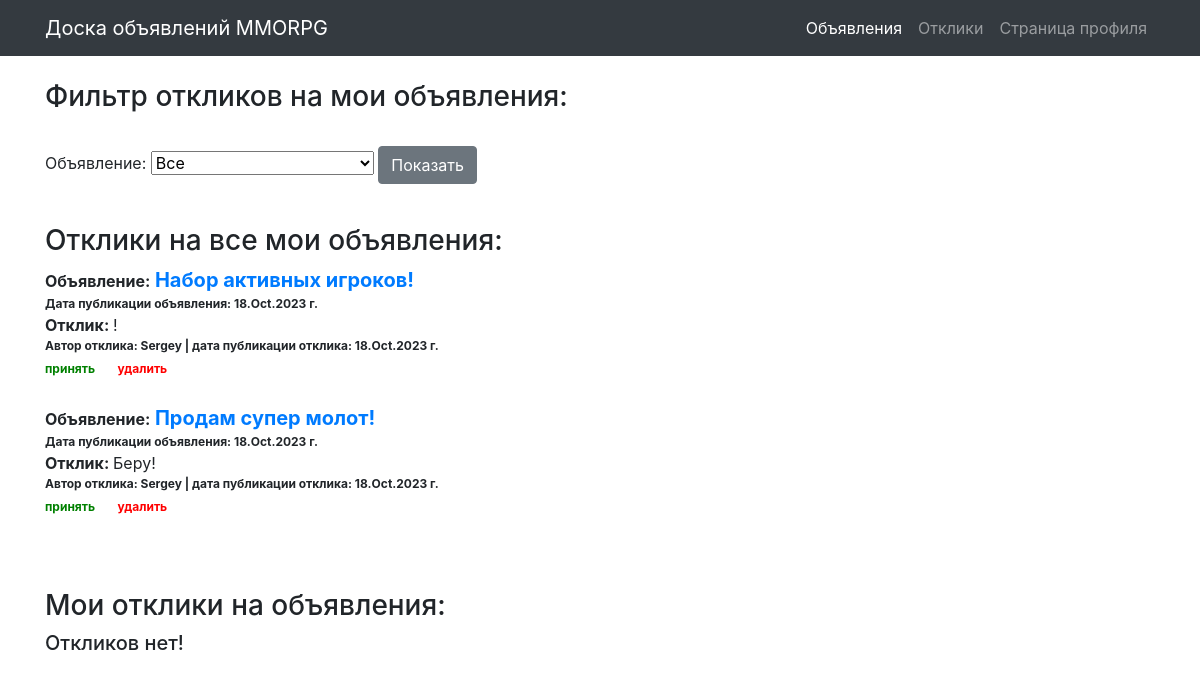
The app's page /responses (signed in) with its own data.
### board/models.py (models this page shows)
class Response(models.Model):
    author = models.ForeignKey(User, on_delete=models.CASCADE)
    post = models.ForeignKey(Post, on_delete=models.CASCADE)
    text = models.TextField(verbose_name='Текст')
    status = models.BooleanField(default=False)
    dateCreation = models.DateTimeField(auto_now_add=True)

class Post(models.Model):
    author = models.ForeignKey(User, on_delete=models.CASCADE)
    CAT = (('tanks', 'Танки'),
           ('healers', 'Хилы'),
           ('damage_dealers', 'ДД'),
           ('dealers', 'Торговцы'),
           ('gildmasters', 'Гилдмастеры'),
           ('quest_givers', 'Квестгиверы'),
           ('blacksmiths', 'Кузнецы'),
           ('tanners', 'Кожевники'),
           ('potion_makers', 'Зельевары'),
           ('spell_masters', 'Мастера заклинаний'))
    category = models.CharField(max_length=15, choices=CAT, verbose_name='Категория')
    dateCreation = models.DateTimeField(auto_now_add=True)
    title = models.CharField(max_length=256, verbose_name='Название')
    text = RichTextField()

### board/views.py (the view, shortened to what this page needs)
# urls.py: path('responses', Responses.as_view(), name='responses'),
class Responses(LoginRequiredMixin, ListView):
    model = Response
    template_name = 'responses.html'
    context_object_name = 'responses'
    def get_context_data(self, **kwargs):
        context = super(Responses, self).get_context_data(**kwargs)
        global title
        """
        Далее в условии - если пользователь попал на страницу через ссылку из письма, в которой содержится
        ID поста для фильтра - фильтр работает по этому ID
        """
        if self.kwargs.get('pk') and Post.objects.filter(id=self.kwargs.get('pk')).exists():
            title = str(Post.objects.get(id=self.kwargs.get('pk')).title)
            print(title)
        context['form'] = ResponsesFilterForm(self.request.user, initial={'title': title})
        context['title'] = title
        if title:
            post_id = Post.objects.get(title=title)
            context['filter_responses'] = list(Response.objects.filter(post_id=post_id).order_by('-dateCreation'))
            context['response_post_id'] = post_id.id
        else:
            context['filter_responses'] = list(Response.objects.filter(post_id__author_id=self.request.user).order_by('-dateCreation'))
        context['myresponses'] = list(Response.objects.filter(author_id=self.request.user).order_by('-dateCreation'))
        return context

### board/forms.py
class ResponsesFilterForm(forms.Form):
    def __init__(self, user, *args, **kwargs):
        super(ResponsesFilterForm, self).__init__(*args, **kwargs)
        self.fields['title'] = forms.ModelChoiceField(
            label='Объявление',
            queryset=Post.objects.filter(author_id=user.id).order_by('-dateCreation').values_list('title', flat=True),
            empty_label="Все",
            required=False
        )

### templates/responses.html (shortened to what this page needs)
{% extends 'default.html' %}
{% load bootstrap4 %}
{% block content %}
    <br>
    <h3>Фильтр откликов на мои объявления:</h3><br>
	<form method="POST">
        {{ form }}
		<input class="btn btn-secondary" type="submit" value="Показать">
	</form><br>
    {% if title %}
        <h3>Oтклики на мое объявление</h3>
        <a href="/post/{{ response_post_id }}" style="font-size: 20px;"><b>{{ title }}:</b></a><br>
        {% if filter_responses %}
            {% for response in filter_responses %}
                <a><b>Отклик: </b></a>{{ response.text }}<br>
                <span style="font-size: 12px;"><b>Автор отклика: {{ response.author.username }} |
                    дата публикации отклика: {{ response.dateCreation|date:'d.M.Y' }} г.</b></span><br>
                {% if response.status == False %}
                    <a href="/response/accept/{{ response.id }}" style="font-size: 12px; color:green"><b>Принять</b></a>
                    <a>&nbsp;&nbsp;&nbsp;</a>
                    <a href="/response/delete/{{ response.id }}" style="font-size: 12px; color:red"><b>Удалить</b></a>
                {% else %}
                    <a style="font-size: 14px; color:green"><b>Отклик принят</b></a>
                {% endif %}
                <br><br>
            {% endfor %}
        {% else %}
            <br>
            <h5>Откликов нет!</h5>
        {% endif %}
    {% else %}
        <h3>Oтклики на все мои объявления:</h3>
        {% if filter_responses %}
            {% for response in filter_responses %}
                <a><b>Объявление:</b></a>
                <a href="/post/{{ response.post_id }}" style="font-size: 20px;"><b>{{ response.post.title }}</b></a><br>
                <span style="font-size: 12px;"><b>Дата публикации объявления: {{ response.post.dateCreation|date:'d.M.Y' }} г.</b>
                </span><br>
                <a><b>Отклик: </b></a>{{ response.text }}<br>
                <span style="font-size: 12px;"><b>Автор отклика: {{ response.author.username }} |
                    дата публикации отклика: {{ response.dateCreation|date:'d.M.Y' }} г.</b></span><br>
                {% if response.status == False %}
                    <a href="/response/accept/{{ response.id }}" style="font-size: 12px; color:green"><b>принять</b></a>
                    <a>&nbsp;&nbsp;&nbsp;</a>
                    <a href="/response/delete/{{ response.id }}" style="font-size: 12px; color:red"><b>удалить</b></a>
                {% else %}
                    <a style="font-size: 14px; color:green"><b>отклик принят</b></a>
                {% endif %}
                <br><br>
            {% endfor %}
        {% else %}
            <h5>Откликов нет!</h5>
        {% endif %}
    {% endif %}
    <br><br>
    <h3>Мои отклики на объявления:</h3>
    {% if myresponses %}
        {% for response in myresponses %}
            <a><b>Объявление:</b></a>
            <a href="/post/{{ response.post_id }}" style="font-size: 20px;"><b>{{ response.post.title }}</b></a><br>
            <span style="font-size: 12px;"><b>Автор объявления:  {{ response.post.author.username }} |
                дата публикации объявления: {{ response.post.dateCreation|date:'d.M.Y' }} г.</b></span><br>
            <a><b>Мой отклик:</b></a>
            {{ response.text }}<br>
            <span style="font-size: 12px;"><b>Дата публикации отклика: {{ response.dateCreation|date:'d.M.Y' }} г.</b></span><br>
            {% if response.status == True %}
                <a style="font-size: 14px; color:green"><b>Автор объявления принял отклик!</b></a>
            {% else %}
                <a style="font-size: 14px; color:red"><b>Автор объявления пока не принял отклик!</b></a>
            {% endif %}
        <br><br>
        {% endfor %}
    {% else %}
        <h5>Откликов нет!</h5>
    {% endif %}
{% endblock content %}

### records on screen
Response: post "Набор активных игроков!", post.dateCreation "18.Oct.2023", text "!", author.username "Sergey", dateCreation "18.Oct.2023"
Response: post "Продам супер молот!", post.dateCreation "18.Oct.2023", text "Беру!", author.username "Sergey", dateCreation "18.Oct.2023"
